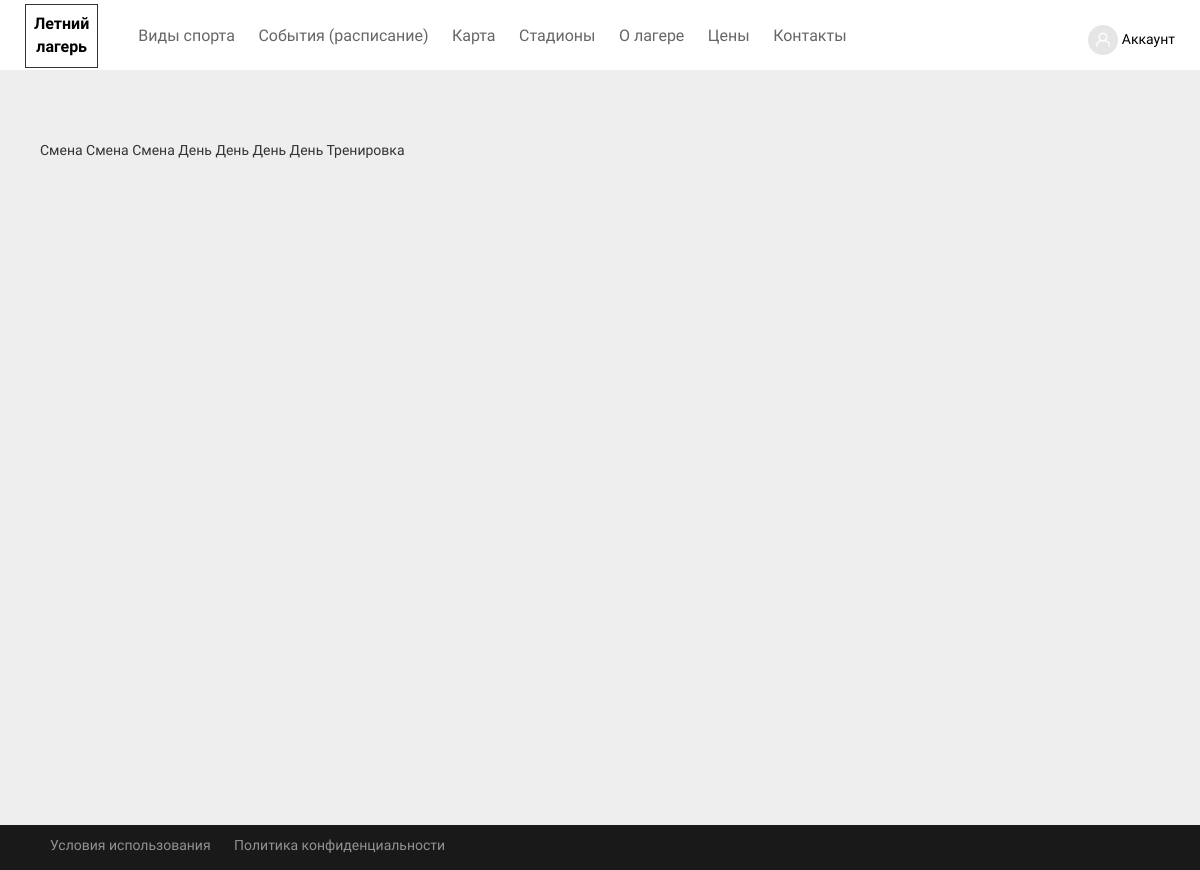
Before: /prices/ with the older database file.
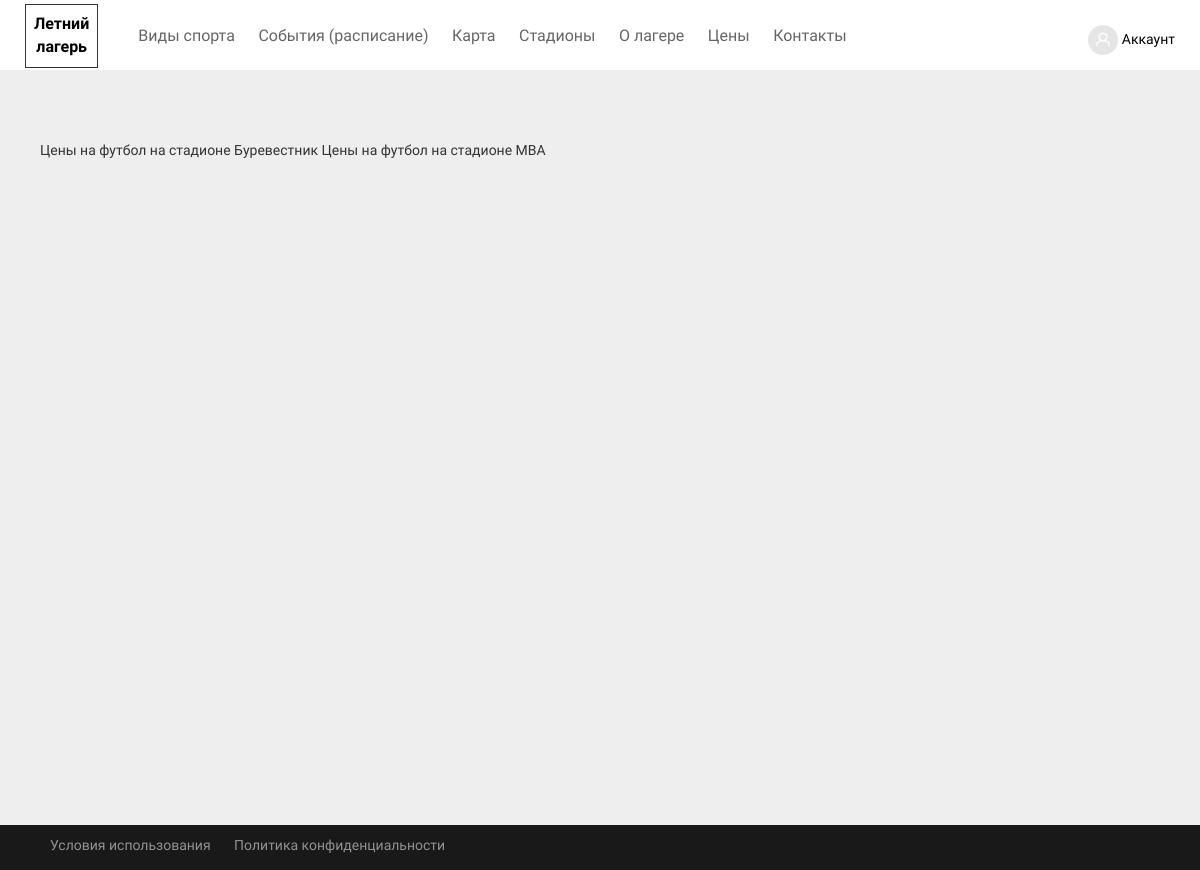
After: the same page with the newer database file.
### main/models.py (models this page shows)
class Prices(models.Model):
    sport = models.ForeignKey(Sport, on_delete=models.SET_NULL, null=True)
    stadium = models.ForeignKey(Stadiums, on_delete=models.SET_NULL, null=True)
    name = models.CharField(max_length=250)
    price1 = models.DecimalField('Цена за смену', max_digits=5, decimal_places=0, blank=True, null=True)
    price2 = models.DecimalField('Цена за день', max_digits=5, decimal_places=0, blank=True, null=True)
    price3 = models.DecimalField('Цена за тренировку', max_digits=5, decimal_places=0, blank=True, null=True)
    image = models.ImageField('Изображение', upload_to='main/images', default='', blank=True, null=True)
    sort = models.DecimalField(max_digits=5, decimal_places=0, blank=True, null=True)
    class Meta:
        verbose_name='Цена'
        verbose_name_plural='Цены'
        ordering=['id']
    def __str__(self):
        return self.name

### main/views.py (the view)
# urls.py: path('prices/', views.prices, name='prices'),
def prices(request):
    sports = Sport.objects.order_by('sort').all()
    stadiums = Stadiums.objects.order_by('sort').all()
    prices = Prices.objects.order_by('sort').all()
    return render(request, 'prices.html',
                  {'page_title': 'Цены', 'prices': prices})

### templates/prices.html (shortened to what this page needs)
{% extends 'base.html' %}
{% block page %}
    <div class="events-page">
        <div class="prices__sports">
        {% for price in prices  %}
            {{ price }}
        {% endfor %}
        </div>
    </div>
{% endblock %}

### templates/base.html (shortened to what this page needs)
{% load static %}
<!doctype html>
<html lang="en">
<head>
    <link rel="stylesheet" href="/static/css/bootstrap.min.css">
    <link rel="stylesheet" href="/static/css/owl.carousel.css">
    <link rel="stylesheet" href="/static/css/owl.theme.default.css">
    <link rel="stylesheet" href="/static/css/main.css">
    <link rel="stylesheet" href="/static/css/all.css">
</head>
<body>
    <header>
        <a class="header__logo" href="/">Летний<br/> лагерь</a>
        <ul class="header__main-menu">
            <li><a href="{% url 'home' %}">Виды спорта</a></li>
            <li><a href="{% url 'events' %}">События (расписание)</a></li>
            <li><a href="{% url 'map' %}">Карта</a></li>
            <li><a href="{% url 'stadiums' %}">Стадионы</a></li>
            <li><a href="{% url 'about' %}">О лагере</a></li>
            <li><a href="{% url 'prices' %}">Цены</a></li>
            <li><a href="{% url 'contacts' %}">Контакты</a></li>
        </ul>
        <div class="header__right">
            <a href="">
                <img width="30" alt="">
                <span>Аккаунт</span>
            </a>
        </div>
    </header>
    <div class="content">
        {% block page %}
        {% endblock %}
    </div>
    <footer>
        <ul>
            <li><a href="">Условия использования</a></li>
            <li><a href="">Политика конфиденциальности</a></li>
        </ul>
    </footer>
</body>
</html>

### static/css/main.css (style rules this page uses)
* { box-sizing: border-box; outline: none !important; }
body { min-height: 100vh; position: relative; font-family: 'PT Sans', sans-serif; }
.content { min-height: 100vh; }
header { background: #FFF; padding: 25px; height: 70px; overflow: hidden; position: fixed; width: 100%; top: 0; left: 0; z-index: 2; }
.header__logo { float: left; color: #000; text-align: center; font-weight: bold; position: relative; top: -21px; border: 1px solid #333; padding: 8px; font-size: 16px; }
.header__main-menu { list-style: none; float: left; }
.header__main-menu li { display: inline-block; margin-right: 20px; }
.header__main-menu li a { color: #666; font-size: 16px; font-weight: 500; }
.header__right { float: right; }
.header__right a { color: #000; }
footer { background: #191919; padding: 10px 10px 5px; position: fixed; bottom: 0; width: 100%; }
footer ul { list-style: none; }
footer li { display: inline-block; margin-right: 20px; color: #929292; }
footer li a { color: #929292; }
.events-page { height: 100vh; padding-top: 70px; }
.prices__sports { display: block; padding: 70px 40px 60px; background: #EEEEEE; min-height: 100vh; }

Changed rows visible on the page:
removed Prices: name "Смена"
removed Prices: name "Смена"
removed Prices: name "Смена"
removed Prices: name "День"
removed Prices: name "День"
removed Prices: name "День"
removed Prices: name "День"
removed Prices: name "Тренировка"
added Prices: name "Цены на футбол на стадионе Буревестник"
added Prices: name "Цены на футбол на стадионе МВА"
